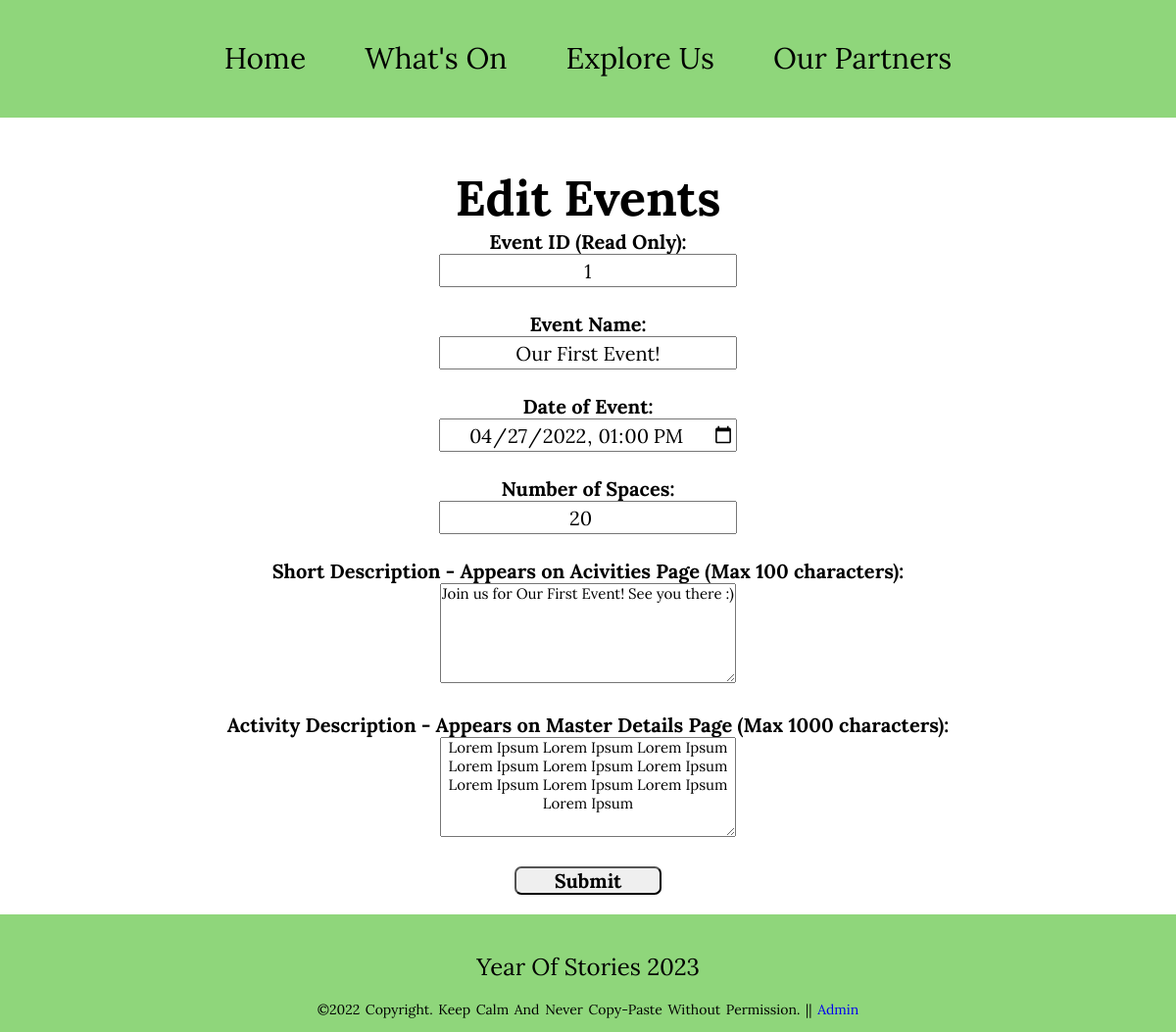
The page /editEventPage.php?ID=1 on the database its author committed.
### tables this page shows
CREATE TABLE `activities` (
  `ID` int(11) NOT NULL,
  `name` varchar(255) NOT NULL,
  `date` datetime NOT NULL,
  `noOfSpaces` int(11) NOT NULL,
  `shortDescription` varchar(255) NOT NULL,
  `activityDescription` varchar(1000) NOT NULL,
  `eventImage` varchar(255) NOT NULL
);

### editEventPage.php (the view, shortened to what this page needs)
<!DOCTYPE html>
<html lang="en">
<head>
  <link rel="stylesheet" href="stylesheet.css">
</head>
</body>
<div class="header">
<div class="navBar">
  <div id="nav">
      <ul>
        <li><a href="index.php">Home</a></li>
        <li><a href="activities.php">What's On</a></li>
        <li><a href="exploreUs.php">Explore Us</a></li>
        <li><a href="partners.php">Our Partners</a></li>
      </ul>
    </div>
</div>
</div>
<?php
include "connect.php";
$eventID = $_REQUEST["ID"];
$sql = "SELECT * FROM activities WHERE ID = '".$eventID."'";;
$result = mysqli_query($con, $sql);
$row = mysqli_fetch_assoc($result);
$eventDate = $row["date"]
?>
<h1 class="title">Edit Events</h1>
<?php echo "<form id='adminLogin' onsubmit='return signUpValidation()' action='editEvent.php?ID=" .$row["ID"]. "' method='post'>" ?>
Event ID (Read Only): <br>
<input class="adminText" type="text" name="eventID" value="<?php echo $row["ID"]; ?>" readonly>
<br><br>
Event Name: <br>
<input class="adminText" type="text" name="eventName" value="<?php echo $row["name"]; ?>">
<br><br>
Date of Event: <br>
<input class="adminText" type="datetime-local" name="eventDate" value="<?php echo date("Y-m-d\TH:i:s", strtotime($eventDate)); ?>">
<br><br>
Number of Spaces: <br>
<input class="adminText" type="number" name="eventSpaces" value="<?php echo $row["noOfSpaces"]; ?>">
<br><br>
Short Description - Appears on Acivities Page (Max 100 characters): <br>
<textarea rows="5" class="adminTextBox" type="text" name="eventShortDescription">
<?php echo $row["shortDescription"]; ?>
</textarea><br><br>
Activity Description - Appears on Master Details Page (Max 1000 characters): <br>
<textarea rows="5" class="adminTextBox" type="text" name="eventLongDescription">
<?php echo $row["activityDescription"]; ?>
</textarea><br><br>
<input id="adminButton" type="submit"  onsubmit="return signUpValidation()" value="Submit">
</form>
<footer>
  <div class="footer-content">
      <h3>Year of Stories 2023</h3>
      <p>&copy;2022 Copyright. Keep Calm and Never Copy-Paste Without Permission.  || <a href='adminLogon.php'> Admin </p>
  </div>
</footer>
</body>

### stylesheet.css (style rules this page uses)
* { margin: 0; padding: 0; font-family: 'Lora', serif; }
html { scroll-behavior: smooth; }
h3 { text-align: center; font-weight: 600; margin: 10px 0; }
.header { background-color:#8fd67b; color:#e0e0eb; text-align: center; width: 100%; font-size: 100px; font-family: Verdana, Geneva, sans-serif; height: 120px; }
.navBar { width: 100%; font-size: 30px; color: #036; font-family: Verdana, Geneva, sans-serif; }
.title { text-align: center; font-size: 50px; display: block; padding-top: 50px; }
.adminText { height: 30px; width: 300px; font-size: 20px; text-align: center; }
.adminTextBox { font-size: 15px; height: 100px; width: 300px; text-align: center; }
#adminButton { font-size: 20px; width: 150px; font-weight: bold; border-top-left-radius: 7px; border-top-right-radius: 7px; border-bottom-left-radius: 7px; border-bottom-right-radius: 7px; display: block; margin-left: auto; margin-right: auto; text-align: center; margin-bottom: 20px; }
#adminLogin { text-align: center; font-size: 20px; font-weight: bold; }
#nav ul { float: none; width: auto; display:inline-block; margin: auto; padding: 40px; list-style-type: none; }
#nav li { float: left; }
#nav a { color: #000; background-color:#7ed957; padding: 20px 30px; text-decoration: none; }
#nav a { color: #000; background-color:#8fd67b; padding: 20px 30px; text-decoration: none; }
footer { background:#8fd67b; height: 100px; width: 100vw; font-family: "Lora"; padding-top: 20px; color:#e0e0eb; }
.footer-content { display: flex; align-items: center; justify-content: center; flex-direction: column; text-align: center; }
.footer-content h3 { font-size: 1.8rem; font-weight: 400; text-transform: capitalize; line-height: 3rem; font-size: 24px; color: black; }
.footer-content p { font-size: 14px; word-spacing: 2px; text-transform: capitalize; color: black; }
a { text-decoration: none; }

### rows shown on the page
activities: eventID "1", eventName "Our First Event!", eventDate "04/27/2022 13:00", eventSpaces "20", eventShortDescription "Join us for Our First Event! See you there :)", eventLongDescription "Lorem Ipsum Lorem Ipsum Lorem Ipsum Lorem Ipsum Lorem Ipsum Lorem Ipsum Lorem Ipsum Lorem Ipsum Lorem Ipsum Lorem Ipsum"
